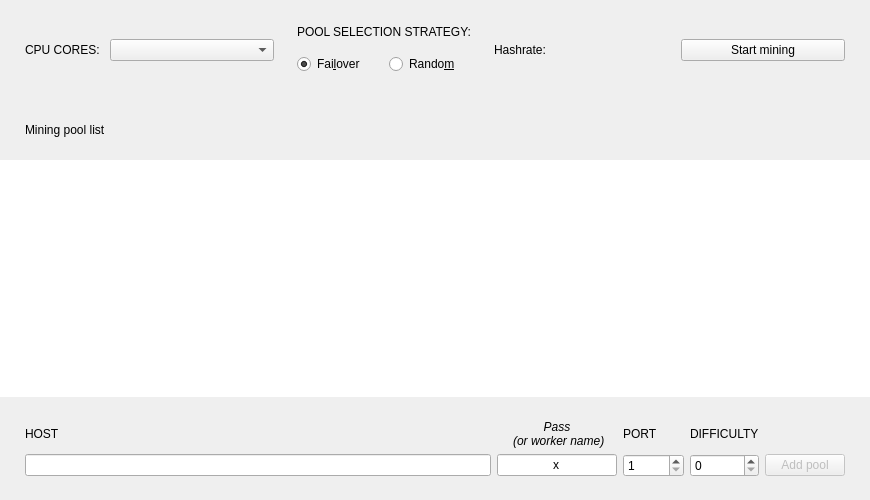
<?xml version="1.0" encoding="UTF-8"?>
<ui version="4.0">
 <class>MiningFrame</class>
 <widget class="QFrame" name="MiningFrame">
  <property name="geometry">
   <rect>
    <x>0</x>
    <y>0</y>
    <width>870</width>
    <height>500</height>
   </rect>
  </property>
  <property name="windowTitle">
   <string>Frame</string>
  </property>
  <property name="frameShape">
   <enum>QFrame::NoFrame</enum>
  </property>
  <property name="frameShadow">
   <enum>QFrame::Raised</enum>
  </property>
  <layout class="QVBoxLayout" name="verticalLayout">
   <property name="spacing">
    <number>0</number>
   </property>
   <property name="leftMargin">
    <number>0</number>
   </property>
   <property name="topMargin">
    <number>0</number>
   </property>
   <property name="rightMargin">
    <number>0</number>
   </property>
   <property name="bottomMargin">
    <number>0</number>
   </property>
   <item>
    <widget class="QFrame" name="m_miningManageFrame">
     <property name="minimumSize">
      <size>
       <width>0</width>
       <height>100</height>
      </size>
     </property>
     <property name="maximumSize">
      <size>
       <width>16777215</width>
       <height>100</height>
      </size>
     </property>
     <property name="frameShape">
      <enum>QFrame::NoFrame</enum>
     </property>
     <property name="frameShadow">
      <enum>QFrame::Raised</enum>
     </property>
     <layout class="QHBoxLayout" name="horizontalLayout">
      <property name="spacing">
       <number>10</number>
      </property>
      <property name="leftMargin">
       <number>25</number>
      </property>
      <property name="topMargin">
       <number>20</number>
      </property>
      <property name="rightMargin">
       <number>25</number>
      </property>
      <property name="bottomMargin">
       <number>20</number>
      </property>
      <item>
       <widget class="QLabel" name="label">
        <property name="sizePolicy">
         <sizepolicy hsizetype="Fixed" vsizetype="Fixed">
          <horstretch>0</horstretch>
          <verstretch>0</verstretch>
         </sizepolicy>
        </property>
        <property name="text">
         <string>CPU CORES:</string>
        </property>
       </widget>
      </item>
      <item>
       <widget class="QComboBox" name="m_cpuCoresCombo"/>
      </item>
      <item>
       <spacer name="horizontalSpacer_2">
        <property name="orientation">
         <enum>Qt::Horizontal</enum>
        </property>
        <property name="sizeType">
         <enum>QSizePolicy::Fixed</enum>
        </property>
        <property name="sizeHint" stdset="0">
         <size>
          <width>13</width>
          <height>20</height>
         </size>
        </property>
       </spacer>
      </item>
      <item>
       <layout class="QVBoxLayout" name="verticalLayout_2">
        <item>
         <widget class="QLabel" name="label_2">
          <property name="sizePolicy">
           <sizepolicy hsizetype="Fixed" vsizetype="Fixed">
            <horstretch>0</horstretch>
            <verstretch>0</verstretch>
           </sizepolicy>
          </property>
          <property name="text">
           <string>POOL SELECTION STRATEGY:</string>
          </property>
         </widget>
        </item>
        <item>
         <layout class="QHBoxLayout" name="horizontalLayout_4">
          <item>
           <widget class="QRadioButton" name="m_failoverStrategyRadio">
            <property name="toolTip">
             <string>Starts mining on the first pool. If it fails chooses the next one.</string>
            </property>
            <property name="text">
             <string>Fai&amp;lover</string>
            </property>
            <property name="checked">
             <bool>true</bool>
            </property>
            <attribute name="buttonGroup">
             <string notr="true">m_poolSelectionStrategyButtonGroup</string>
            </attribute>
           </widget>
          </item>
          <item>
           <widget class="QRadioButton" name="m_randomStrategyRadio">
            <property name="toolTip">
             <string>Chooses random pool from the pool list.</string>
            </property>
            <property name="text">
             <string>Rando&amp;m</string>
            </property>
            <attribute name="buttonGroup">
             <string notr="true">m_poolSelectionStrategyButtonGroup</string>
            </attribute>
           </widget>
          </item>
         </layout>
        </item>
       </layout>
      </item>
      <item>
       <spacer name="horizontalSpacer">
        <property name="orientation">
         <enum>Qt::Horizontal</enum>
        </property>
        <property name="sizeType">
         <enum>QSizePolicy::Fixed</enum>
        </property>
        <property name="sizeHint" stdset="0">
         <size>
          <width>13</width>
          <height>20</height>
         </size>
        </property>
       </spacer>
      </item>
      <item>
       <widget class="QFrame" name="m_hashRateFrame">
        <layout class="QGridLayout" name="gridLayout_2">
         <property name="leftMargin">
          <number>0</number>
         </property>
         <property name="topMargin">
          <number>0</number>
         </property>
         <property name="rightMargin">
          <number>0</number>
         </property>
         <property name="bottomMargin">
          <number>0</number>
         </property>
         <property name="spacing">
          <number>5</number>
         </property>
         <item row="2" column="0">
          <spacer name="verticalSpacer_2">
           <property name="orientation">
            <enum>Qt::Vertical</enum>
           </property>
           <property name="sizeHint" stdset="0">
            <size>
             <width>20</width>
             <height>40</height>
            </size>
           </property>
          </spacer>
         </item>
         <item row="1" column="1" alignment="Qt::AlignLeft">
          <widget class="QLabel" name="m_hashrateLabel">
           <property name="minimumSize">
            <size>
             <width>0</width>
             <height>0</height>
            </size>
           </property>
           <property name="text">
            <string/>
           </property>
          </widget>
         </item>
         <item row="0" column="0">
          <spacer name="verticalSpacer">
           <property name="orientation">
            <enum>Qt::Vertical</enum>
           </property>
           <property name="sizeHint" stdset="0">
            <size>
             <width>20</width>
             <height>40</height>
            </size>
           </property>
          </spacer>
         </item>
         <item row="1" column="0">
          <widget class="QLabel" name="label_7">
           <property name="text">
            <string>Hashrate:</string>
           </property>
           <property name="indent">
            <number>0</number>
           </property>
          </widget>
         </item>
        </layout>
       </widget>
      </item>
      <item>
       <spacer name="horizontalSpacer_3">
        <property name="orientation">
         <enum>Qt::Horizontal</enum>
        </property>
        <property name="sizeType">
         <enum>QSizePolicy::Fixed</enum>
        </property>
        <property name="sizeHint" stdset="0">
         <size>
          <width>13</width>
          <height>20</height>
         </size>
        </property>
       </spacer>
      </item>
      <item>
       <widget class="QPushButton" name="m_startMiningButton">
        <property name="sizePolicy">
         <sizepolicy hsizetype="Fixed" vsizetype="Fixed">
          <horstretch>0</horstretch>
          <verstretch>0</verstretch>
         </sizepolicy>
        </property>
        <property name="minimumSize">
         <size>
          <width>100</width>
          <height>0</height>
         </size>
        </property>
        <property name="maximumSize">
         <size>
          <width>190</width>
          <height>16777215</height>
         </size>
        </property>
        <property name="text">
         <string>Start mining</string>
        </property>
        <property name="checkable">
         <bool>true</bool>
        </property>
       </widget>
      </item>
     </layout>
    </widget>
   </item>
   <item>
    <layout class="QHBoxLayout" name="horizontalLayout_2">
     <property name="leftMargin">
      <number>25</number>
     </property>
     <property name="topMargin">
      <number>20</number>
     </property>
     <property name="rightMargin">
      <number>25</number>
     </property>
     <property name="bottomMargin">
      <number>20</number>
     </property>
     <item>
      <widget class="QLabel" name="label_6">
       <property name="text">
        <string>Mining pool list</string>
       </property>
      </widget>
     </item>
     <item>
      <spacer name="horizontalSpacer_5">
       <property name="orientation">
        <enum>Qt::Horizontal</enum>
       </property>
       <property name="sizeHint" stdset="0">
        <size>
         <width>40</width>
         <height>20</height>
        </size>
       </property>
      </spacer>
     </item>
    </layout>
   </item>
   <item>
    <widget class="WalletGUI::PoolTreeView" name="m_poolView">
     <property name="focusPolicy">
      <enum>Qt::NoFocus</enum>
     </property>
     <property name="frameShape">
      <enum>QFrame::NoFrame</enum>
     </property>
     <property name="sizeAdjustPolicy">
      <enum>QAbstractScrollArea::AdjustToContents</enum>
     </property>
     <property name="showDropIndicator" stdset="0">
      <bool>false</bool>
     </property>
     <property name="dragEnabled">
      <bool>false</bool>
     </property>
     <property name="dragDropOverwriteMode">
      <bool>false</bool>
     </property>
     <property name="dragDropMode">
      <enum>QAbstractItemView::InternalMove</enum>
     </property>
     <property name="defaultDropAction">
      <enum>Qt::MoveAction</enum>
     </property>
     <property name="selectionMode">
      <enum>QAbstractItemView::SingleSelection</enum>
     </property>
     <property name="selectionBehavior">
      <enum>QAbstractItemView::SelectRows</enum>
     </property>
     <property name="verticalScrollMode">
      <enum>QAbstractItemView::ScrollPerPixel</enum>
     </property>
     <attribute name="verticalHeaderVisible">
      <bool>false</bool>
     </attribute>
    </widget>
   </item>
   <item>
    <widget class="QFrame" name="m_addPoolFrame">
     <property name="frameShape">
      <enum>QFrame::NoFrame</enum>
     </property>
     <property name="frameShadow">
      <enum>QFrame::Raised</enum>
     </property>
     <layout class="QGridLayout" name="gridLayout">
      <property name="leftMargin">
       <number>25</number>
      </property>
      <property name="topMargin">
       <number>23</number>
      </property>
      <property name="rightMargin">
       <number>25</number>
      </property>
      <property name="bottomMargin">
       <number>23</number>
      </property>
      <item row="1" column="1">
       <widget class="QLineEdit" name="lineEdit">
        <property name="maximumSize">
         <size>
          <width>120</width>
          <height>16777215</height>
         </size>
        </property>
        <property name="text">
         <string>x</string>
        </property>
        <property name="alignment">
         <set>Qt::AlignCenter</set>
        </property>
       </widget>
      </item>
      <item row="0" column="3">
       <widget class="QLabel" name="label_5">
        <property name="text">
         <string>DIFFICULTY</string>
        </property>
        <property name="indent">
         <number>0</number>
        </property>
       </widget>
      </item>
      <item row="1" column="3">
       <widget class="QSpinBox" name="m_difficultySpin">
        <property name="specialValueText">
         <string/>
        </property>
        <property name="maximum">
         <number>999999999</number>
        </property>
        <property name="singleStep">
         <number>1000</number>
        </property>
       </widget>
      </item>
      <item row="1" column="4">
       <widget class="QPushButton" name="m_addPoolButton">
        <property name="enabled">
         <bool>false</bool>
        </property>
        <property name="minimumSize">
         <size>
          <width>80</width>
          <height>0</height>
         </size>
        </property>
        <property name="maximumSize">
         <size>
          <width>80</width>
          <height>16777215</height>
         </size>
        </property>
        <property name="text">
         <string>Add pool</string>
        </property>
       </widget>
      </item>
      <item row="1" column="0">
       <widget class="QLineEdit" name="m_newPoolHostEdit">
        <property name="placeholderText">
         <string/>
        </property>
       </widget>
      </item>
      <item row="0" column="2">
       <widget class="QLabel" name="label_4">
        <property name="text">
         <string>PORT</string>
        </property>
        <property name="indent">
         <number>0</number>
        </property>
       </widget>
      </item>
      <item row="0" column="0">
       <widget class="QLabel" name="label_3">
        <property name="text">
         <string>HOST</string>
        </property>
        <property name="indent">
         <number>0</number>
        </property>
       </widget>
      </item>
      <item row="1" column="2">
       <widget class="QSpinBox" name="m_newPoolPortSpin">
        <property name="specialValueText">
         <string/>
        </property>
        <property name="minimum">
         <number>1</number>
        </property>
        <property name="maximum">
         <number>65535</number>
        </property>
        <property name="value">
         <number>1</number>
        </property>
       </widget>
      </item>
      <item row="0" column="1">
       <widget class="QLabel" name="label_8">
        <property name="minimumSize">
         <size>
          <width>0</width>
          <height>0</height>
         </size>
        </property>
        <property name="maximumSize">
         <size>
          <width>16777215</width>
          <height>16777215</height>
         </size>
        </property>
        <property name="font">
         <font>
          <italic>true</italic>
         </font>
        </property>
        <property name="text">
         <string>Pass
 (or worker name)</string>
        </property>
        <property name="alignment">
         <set>Qt::AlignCenter</set>
        </property>
        <property name="wordWrap">
         <bool>true</bool>
        </property>
       </widget>
      </item>
     </layout>
    </widget>
   </item>
  </layout>
 </widget>
 <customwidgets>
  <customwidget>
   <class>WalletGUI::PoolTreeView</class>
   <extends>QTableView</extends>
   <header>PoolTreeView.h</header>
  </customwidget>
 </customwidgets>
 <resources/>
 <connections>
  <connection>
   <sender>m_poolSelectionStrategyButtonGroup</sender>
   <signal>buttonToggled(QAbstractButton*,bool)</signal>
   <receiver>MiningFrame</receiver>
   <slot>schedulePolicyChanged(QAbstractButton*,bool)</slot>
   <hints>
    <hint type="sourcelabel">
     <x>-1</x>
     <y>-1</y>
    </hint>
    <hint type="destinationlabel">
     <x>408</x>
     <y>248</y>
    </hint>
   </hints>
  </connection>
  <connection>
   <sender>m_startMiningButton</sender>
   <signal>clicked(bool)</signal>
   <receiver>MiningFrame</receiver>
   <slot>startMiningClicked(bool)</slot>
   <hints>
    <hint type="sourcelabel">
     <x>1012</x>
     <y>97</y>
    </hint>
    <hint type="destinationlabel">
     <x>566</x>
     <y>262</y>
    </hint>
   </hints>
  </connection>
  <connection>
   <sender>m_newPoolHostEdit</sender>
   <signal>textChanged(QString)</signal>
   <receiver>MiningFrame</receiver>
   <slot>newPoolUrlChanged()</slot>
   <hints>
    <hint type="sourcelabel">
     <x>409</x>
     <y>348</y>
    </hint>
    <hint type="destinationlabel">
     <x>566</x>
     <y>262</y>
    </hint>
   </hints>
  </connection>
  <connection>
   <sender>m_newPoolPortSpin</sender>
   <signal>valueChanged(int)</signal>
   <receiver>MiningFrame</receiver>
   <slot>newPoolUrlChanged()</slot>
   <hints>
    <hint type="sourcelabel">
     <x>844</x>
     <y>348</y>
    </hint>
    <hint type="destinationlabel">
     <x>566</x>
     <y>262</y>
    </hint>
   </hints>
  </connection>
  <connection>
   <sender>m_addPoolButton</sender>
   <signal>clicked()</signal>
   <receiver>MiningFrame</receiver>
   <slot>addPoolClicked()</slot>
   <hints>
    <hint type="sourcelabel">
     <x>1067</x>
     <y>348</y>
    </hint>
    <hint type="destinationlabel">
     <x>566</x>
     <y>262</y>
    </hint>
   </hints>
  </connection>
  <connection>
   <sender>m_cpuCoresCombo</sender>
   <signal>activated(int)</signal>
   <receiver>MiningFrame</receiver>
   <slot>cpuCoreCountChangedByUser(int)</slot>
   <hints>
    <hint type="sourcelabel">
     <x>166</x>
     <y>40</y>
    </hint>
    <hint type="destinationlabel">
     <x>566</x>
     <y>273</y>
    </hint>
   </hints>
  </connection>
  <connection>
   <sender>m_poolView</sender>
   <signal>clicked(QModelIndex)</signal>
   <receiver>MiningFrame</receiver>
   <slot>deleteClicked(QModelIndex)</slot>
   <hints>
    <hint type="sourcelabel">
     <x>434</x>
     <y>271</y>
    </hint>
    <hint type="destinationlabel">
     <x>434</x>
     <y>249</y>
    </hint>
   </hints>
  </connection>
 </connections>
 <slots>
  <slot>startMiningClicked(bool)</slot>
  <slot>addPoolClicked()</slot>
  <slot>newPoolUrlChanged()</slot>
  <slot>schedulePolicyChanged(QAbstractButton*,bool)</slot>
  <slot>deleteClicked(QModelIndex)</slot>
  <slot>cpuCoreCountChangedByUser(int)</slot>
  <slot>miningOnLockedScreenChecked(bool)</slot>
 </slots>
 <buttongroups>
  <buttongroup name="m_poolSelectionStrategyButtonGroup"/>
 </buttongroups>
</ui>
